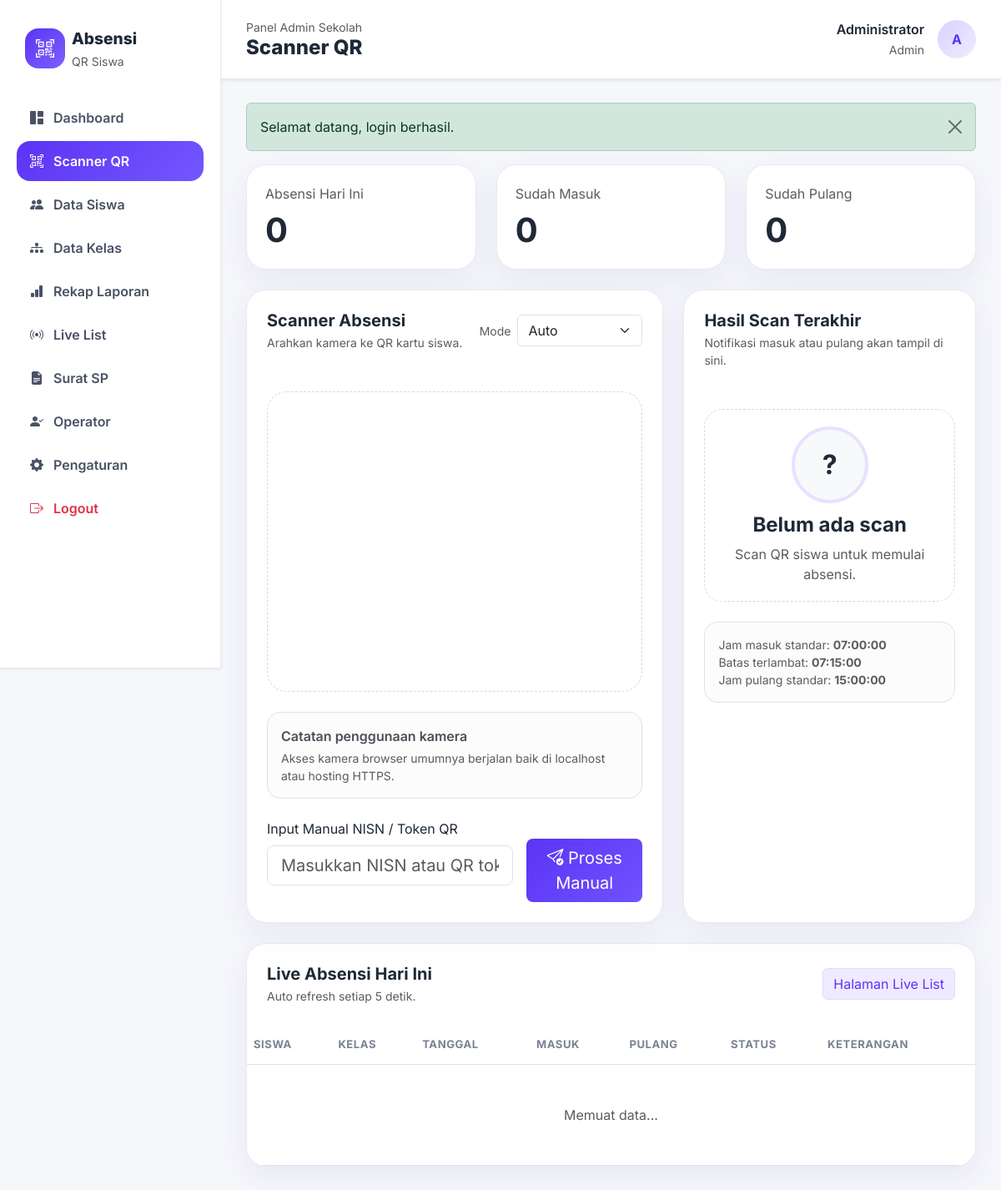
Page /scanner.php (signed in) on the committed database.
### tables this page shows
CREATE TABLE IF NOT EXISTS users (
    id INT UNSIGNED AUTO_INCREMENT PRIMARY KEY,
    full_name VARCHAR(150) NOT NULL,
    username VARCHAR(100) NOT NULL UNIQUE,
    email VARCHAR(150) NOT NULL UNIQUE,
    password VARCHAR(255) NOT NULL,
    role ENUM('admin', 'operator') NOT NULL DEFAULT 'operator',
    status ENUM('pending', 'approved', 'rejected') NOT NULL DEFAULT 'pending',
    created_at DATETIME NOT NULL,
    updated_at DATETIME NULL
);

CREATE TABLE IF NOT EXISTS school_settings (
    id TINYINT UNSIGNED PRIMARY KEY,
    school_name VARCHAR(150) NOT NULL,
    school_address TEXT NULL,
    school_phone VARCHAR(100) NULL,
    principal_name VARCHAR(150) NULL,
    principal_nip VARCHAR(100) NULL,
    attendance_start_time TIME NOT NULL DEFAULT '07:00:00',
    late_after TIME NOT NULL DEFAULT '07:15:00',
    attendance_end_time TIME NOT NULL DEFAULT '15:00:00',
    scan_mode ENUM('auto', 'masuk', 'pulang') NOT NULL DEFAULT 'auto',
    document_city VARCHAR(100) NULL,
    footer_note VARCHAR(255) NULL,
    logo_path VARCHAR(255) NULL,
    updated_at DATETIME NULL
);

### config/helpers.php (called while the page is built, shortened)
<?php
function e(?string $value): string
{
    return htmlspecialchars((string) $value, ENT_QUOTES, 'UTF-8');
}
function get_flash(): ?array
{
    $flash = $_SESSION['flash'];
    return $flash;
}
function school_settings(): array
{
    static $settings = null;
    if (is_array($settings)) {
        return $settings;
    }
    try {
        $stmt = db()->query('SELECT * FROM school_settings WHERE id = 1 LIMIT 1');
        $settings = $stmt->fetch() ?: [];
    } catch (Throwable $e) {
        $settings = [];
    }
    return $settings;
}
function setting_value(string $key, string $default = ''): string
{
    $settings = school_settings();
    return isset($settings[$key]) && $settings[$key] !== null && $settings[$key] !== '' ? (string) $settings[$key] : $default;
}
function today_date(): string
{
    return date('Y-m-d');
}
function get_count(string $table, string $where = '1=1', array $params = []): int
{
    $stmt = db()->prepare("SELECT COUNT(*) FROM {$table} WHERE {$where}");
    $stmt->execute($params);
    return (int) $stmt->fetchColumn();
}

### config/database.php (called while the page is built, shortened)
<?php
function db(): PDO
{
    static $pdo = null;
    if ($pdo instanceof PDO) {
        return $pdo;
    }
    $dsn = 'mysql:host=' . DB_HOST . ';dbname=' . DB_NAME . ';charset=utf8mb4';
    $options = [
        PDO::ATTR_ERRMODE => PDO::ERRMODE_EXCEPTION,
        PDO::ATTR_DEFAULT_FETCH_MODE => PDO::FETCH_ASSOC,
        PDO::ATTR_EMULATE_PREPARES => false,
    ];
    $pdo = new PDO($dsn, DB_USER, DB_PASS, $options);
    return $pdo;
}

### config/auth.php (called while the page is built, shortened)
<?php
function current_user(): ?array
{
    static $user = null;
    if ($user !== null) {
        return $user;
    }
    $stmt = db()->prepare('SELECT id, full_name, username, email, role, status FROM users WHERE id = :id LIMIT 1');
    $stmt->execute([':id' => $_SESSION['user_id']]);
    $user = $stmt->fetch() ?: null;
    return $user;
}
function is_logged_in(): bool
{
    return current_user() !== null;
}
function require_login(): void
{
    if (!is_logged_in()) {
        set_flash('danger', 'Silakan login terlebih dahulu.');
        redirect('login.php');
    }
}

### scanner.php (the view, shortened to what this page needs)
<?php
$pageTitle = 'Scanner QR';
require_once __DIR__ . '/partials/header.php';
$todayCount = get_count('attendance', 'attendance_date = :date', [':date' => today_date()]);
$todayIn = get_count('attendance', 'attendance_date = :date AND check_in IS NOT NULL', [':date' => today_date()]);
$todayOut = get_count('attendance', 'attendance_date = :date AND check_out IS NOT NULL', [':date' => today_date()]);
?>
<div class="row g-4 mb-4">
    <div class="col-md-4">
        <div class="stat-card">
            <div class="text-muted">Absensi Hari Ini</div>
            <div class="display-6 fw-bold mt-2"><?= $todayCount; ?></div>
        </div>
    </div>
    <div class="col-md-4">
        <div class="stat-card">
            <div class="text-muted">Sudah Masuk</div>
            <div class="display-6 fw-bold mt-2"><?= $todayIn; ?></div>
        </div>
    </div>
    <div class="col-md-4">
        <div class="stat-card">
            <div class="text-muted">Sudah Pulang</div>
            <div class="display-6 fw-bold mt-2"><?= $todayOut; ?></div>
        </div>
    </div>
</div>
<div class="row g-4">
    <div class="col-xl-7">
        <div class="panel-card h-100">
            <div class="card-header p-4 d-flex justify-content-between align-items-center flex-wrap gap-2">
                <div>
                    <h5 class="fw-bold mb-1">Scanner Absensi</h5>
                    <div class="text-muted small">Arahkan kamera ke QR kartu siswa.</div>
                </div>
                <div class="d-flex gap-2 align-items-center">
                    <label class="small text-muted">Mode</label>
                    <select class="form-select" id="scanMode" style="width: 150px;">
                        <option value="auto">Auto</option>
                    </select>
                </div>
            </div>
            <div class="card-body p-4">
                <div class="scanner-shell mb-4">
                </div>
                <div class="alert alert-light border rounded-4 mb-4">
                    <div class="fw-semibold mb-1">Catatan penggunaan kamera</div>
                    <div class="small text-muted">Akses kamera browser umumnya berjalan baik di localhost atau hosting HTTPS.</div>
                </div>
                <form id="manualScanForm" class="row g-3">
                    <div class="col-md-8">
                        <label class="form-label">Input Manual NISN / Token QR</label>
                        <input type="text" class="form-control form-control-lg" id="manualCode" placeholder="Masukkan NISN atau QR token...">
                    </div>
                    <div class="col-md-4 d-grid align-items-end">
                        <button class="btn btn-primary btn-lg mt-4"><i class="bi bi-send-check"></i> Proses Manual</button>
                    </div>
                </form>
            </div>
        </div>
    </div>
    <div class="col-xl-5">
        <div class="panel-card h-100">
            <div class="card-header p-4">
                <h5 class="fw-bold mb-1">Hasil Scan Terakhir</h5>
                <div class="text-muted small">Notifikasi masuk atau pulang akan tampil di sini.</div>
            </div>
            <div class="card-body p-4">
                <div id="resultCard" class="qr-card-preview">
                    <div class="avatar-round d-flex align-items-center justify-content-center bg-light fs-2 fw-bold">?</div>
                    <h4 class="fw-bold">Belum ada scan</h4>
                    <div class="text-muted">Scan QR siswa untuk memulai absensi.</div>
                </div>
                <div class="mt-4 alert alert-light border rounded-4 mb-0">
                    <div class="small text-muted">Jam masuk standar: <strong><?= e(setting_value('attendance_start_time', '07:00:00')); ?></strong></div>
                    <div class="small text-muted">Batas terlambat: <strong><?= e(setting_value('late_after', '07:15:00')); ?></strong></div>
                    <div class="small text-muted">Jam pulang standar: <strong><?= e(setting_value('attendance_end_time', '15:00:00')); ?></strong></div>
                </div>
            </div>
        </div>
    </div>
</div>
<div class="panel-card mt-4 table-card">
    <div class="card-header p-4 d-flex justify-content-between align-items-center">
        <div>
            <h5 class="fw-bold mb-1">Live Absensi Hari Ini</h5>
            <div class="text-muted small">Auto refresh setiap 5 detik.</div>
        </div>
        <a href="live.php" class="btn btn-soft">Halaman Live List</a>
    </div>
    <div class="table-responsive">
        <table class="table align-middle mb-0">
            <thead>
                <tr>
                    <th>Siswa</th>
                    <th>Kelas</th>
                    <th>Tanggal</th>
                    <th>Masuk</th>
                    <th>Pulang</th>
                    <th>Status</th>
                    <th>Keterangan</th>
                </tr>
            </thead>
            <tbody id="liveTableBody">
                <tr><td colspan="7" class="text-center py-5 text-muted">Memuat data...</td></tr>
            </tbody>
        </table>
    </div>
</div>
<?php require_once __DIR__ . '/partials/footer.php'; ?>

### partials/header.php (shortened to what this page needs)
<?php
require_login();
$user = current_user();
$flash = get_flash();
$pageTitle = $pageTitle ?? 'Aplikasi Absensi';
?>
<!DOCTYPE html>
<html lang="id">
<head>
    <title><?= e($pageTitle); ?> - <?= e(setting_value('school_name', 'Absensi QR')); ?></title>
    <link rel="stylesheet" href="https://cdn.jsdelivr.net/npm/bootstrap@5.3.3/dist/css/bootstrap.min.css">
    <link rel="stylesheet" href="https://cdn.jsdelivr.net/npm/bootstrap-icons@1.11.3/font/bootstrap-icons.min.css">
    <link rel="stylesheet" href="assets/css/style.css">
</head>
<body>
<div class="layout">
    <?php require __DIR__ . '/sidebar.php'; ?>
    <main class="main-content">
        <header class="topbar shadow-sm">
            <div>
                <div class="text-muted small">Panel Admin Sekolah</div>
                <h1 class="page-title mb-0"><?= e($pageTitle); ?></h1>
            </div>
            <div class="d-flex align-items-center gap-3">
                <div class="text-end d-none d-md-block">
                    <div class="fw-semibold"><?= e($user['full_name'] ?? '-'); ?></div>
                    <small class="text-muted text-capitalize"><?= e($user['role'] ?? ''); ?></small>
                </div>
                <div class="user-avatar"><?= e(strtoupper(substr($user['full_name'] ?? 'A', 0, 1))); ?></div>
            </div>
        </header>
        <section class="content-area">
            <?php if ($flash): ?>
                <div class="alert alert-<?= e($flash['type']); ?> alert-dismissible fade show" role="alert">
                    <?= e($flash['message']); ?>
                    <button type="button" class="btn-close" data-bs-dismiss="alert" aria-label="Close"></button>
                </div>
            <?php endif; ?>

### assets/css/style.css (style rules this page uses)
:root { --primary: #5b34f4; --primary-dark: #3e20c2; --accent: #f5f3ff; --body: #f6f7fb; --text: #1f2937; --muted: #6b7280; --white: #ffffff; --border: #e8eaf4; --shadow: 0 12px 35px rgba(59, 47, 149, 0.08); }
* { box-sizing: border-box; }
body { margin: 0; font-family: 'Inter', sans-serif; background: var(--body); color: var(--text); }
.layout { display: flex; min-height: 100vh; }
.main-content { flex: 1; min-width: 0; }
.topbar { background: var(--white); padding: 22px 30px; display: flex; align-items: center; justify-content: space-between; border-bottom: 1px solid var(--border); }
.page-title { font-size: 1.5rem; font-weight: 800; }
.user-avatar { width: 46px; height: 46px; border-radius: 50%; background: linear-gradient(135deg, #d8d2ff, #efecff); color: var(--primary); display: flex; align-items: center; justify-content: center; font-weight: 700; }
.content-area { padding: 28px 30px 40px; }
.panel-card { background: var(--white); border: 1px solid var(--border); border-radius: 24px; box-shadow: var(--shadow); }
.panel-card .card-header, .panel-card .card-footer { background: transparent; border-color: var(--border); }
.stat-card { padding: 22px; border-radius: 24px; background: var(--white); box-shadow: var(--shadow); border: 1px solid var(--border); height: 100%; }
.btn-primary, .bg-primary-custom { background: linear-gradient(135deg, var(--primary), #6f52ff) !important; border: none !important; }
.btn-soft { background: #efeaff; color: var(--primary); border: 1px solid #e4dbff; }
.table-card { overflow: hidden; }
.table thead th { font-size: 0.82rem; text-transform: uppercase; color: #7a8294; letter-spacing: 0.04em; border-bottom-width: 1px; }
.table td, .table th { vertical-align: middle; padding-top: 14px; padding-bottom: 14px; }
.qr-card-preview { width: 320px; max-width: 100%; margin: 0 auto; border: 1px dashed #d5d9eb; border-radius: 22px; padding: 20px; text-align: center; background: #fff; }
.qr-card-preview .avatar-round, .print-card .avatar-round { width: 92px; height: 92px; border-radius: 50%; object-fit: cover; margin: 0 auto 12px; border: 4px solid #e8e1ff; display: block; }
.scanner-shell { min-height: 360px; border-radius: 24px; overflow: hidden; border: 1px dashed #d5d8e3; }

### rows in the picture
users: full_name "Administrator", role "Admin", full_name "A"
school_settings: attendance_start_time "07:00:00", late_after "07:15:00", attendance_end_time "15:00:00"

### other values in the picture
$pageTitle "Scanner QR"
$flash['message'] "Selamat datang, login berhasil."
$todayCount "0"
$todayIn "0"
$todayOut "0"
